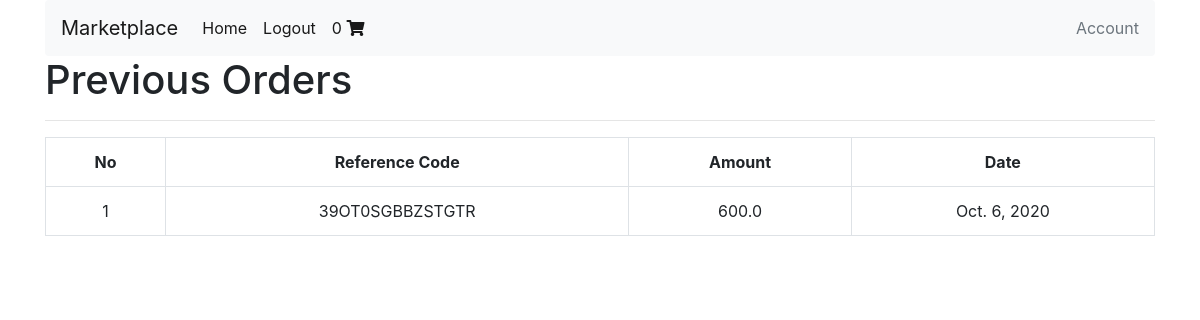
/account/profile/ (signed in), run on an earlier commit of the app's database.
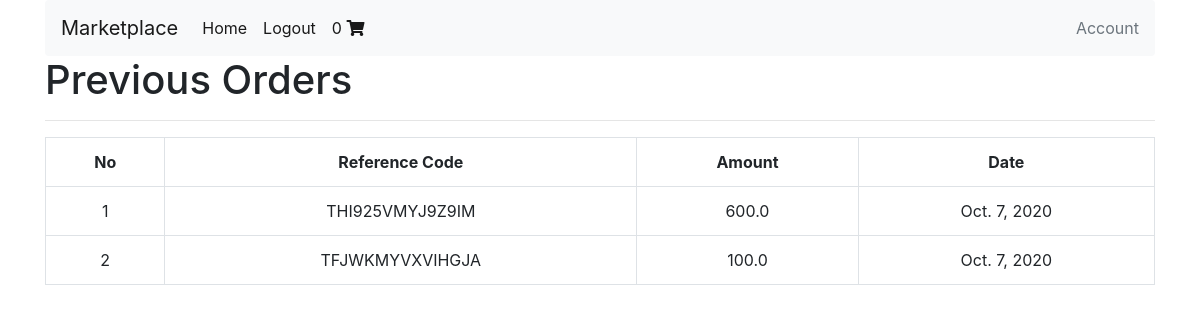
And on a later commit of the database.
### shopping_cart/models.py (models this page shows, shortened)
class Order(models.Model):
    user = models.ForeignKey(settings.AUTH_USER_MODEL, on_delete=models.CASCADE)
    is_ordered = models.BooleanField(default=False)
    items = models.ManyToManyField(OrderItem)
    ref_code = models.CharField(max_length=50)
    def get_total(self):
        return self.items.all().aggregate(order_total=Sum('book__price'))['order_total']

class Payment(models.Model):
    order = models.ForeignKey(Order, on_delete=models.CASCADE)
    total_amount = models.FloatField()
    date_paid = models.DateField(auto_now_add=True)
    stripe_charge_id = models.CharField(max_length=100)

### core/views.py (the view)
# urls.py: path('account/profile/', profile_view, name='profile'),
def profile_view(request):
    orders = Order.objects.filter(user=request.user, is_ordered=True)
    context = {
        'orders':orders
    }
    return render(request, "profile.html", context)

### shopping_cart/templatetags/card_template_tags.py (called while the page is built)
@register.filter
def cart_item_count(user):
    if user.is_authenticated:
        qs = Order.objects.filter(user=user, is_ordered=False)
        if qs.exists():
            return qs[0].items.count()
    return 0

### templates/profile.html
{% extends "base.html" %}
{% block content %}
    <h1>Previous Orders</h1>
    <hr>
    <table class="table table-hover, table-bordered text-center">
        <tr class="text-center">
            <th>No</th>
            <th>Reference Code</th>
            <th>Amount</th>
            <th>Date</th>
        </tr>
        {% for order in orders %}
            <tr>
                <td>{{ forloop.counter }}</td>
                <td>{{ order.ref_code }} </td>
                <td>{{ order.get_total }} </td>
                <td>{{ order.payment_set.first.date_paid }} </td>
            </tr>
        {% empty %}
            <tr>
                <td colspan="4">You have not purchased anything</td>
            </tr>
        {% endfor %}
    </table>
{% endblock content %}

What changed in the data, as far as the page shows it:
removed Order: ref_code "39OT0SGBBZSTGTR", get_total "600.0", payment_set.first.date_paid "Oct. 6, 2020"
added Order: ref_code "THI925VMYJ9Z9IM", get_total "600.0", payment_set.first.date_paid "Oct. 7, 2020"
added Order: ref_code "TFJWKMYVXVIHGJA", get_total "100.0", payment_set.first.date_paid "Oct. 7, 2020"
